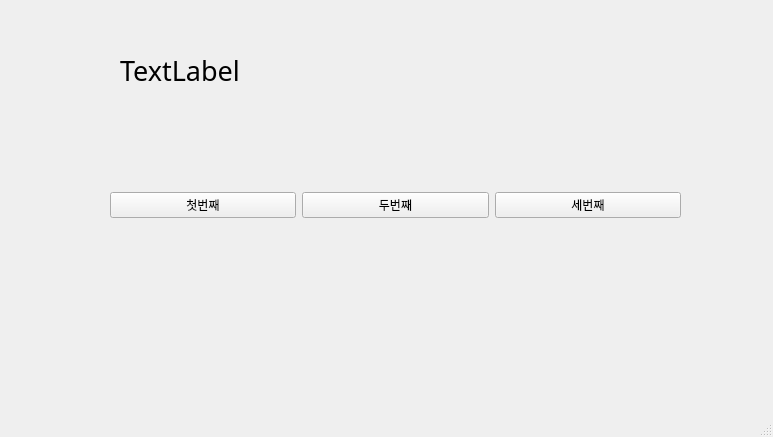
<?xml version="1.0" encoding="UTF-8"?>
<ui version="4.0">
 <class>MainWindow</class>
 <widget class="QMainWindow" name="MainWindow">
  <property name="geometry">
   <rect>
    <x>0</x>
    <y>0</y>
    <width>773</width>
    <height>437</height>
   </rect>
  </property>
  <property name="windowTitle">
   <string>MainWindow</string>
  </property>
  <widget class="QWidget" name="centralwidget">
   <widget class="QWidget" name="horizontalLayoutWidget">
    <property name="geometry">
     <rect>
      <x>110</x>
      <y>110</y>
      <width>571</width>
      <height>191</height>
     </rect>
    </property>
    <layout class="QHBoxLayout" name="horizontalLayout">
     <item>
      <widget class="QPushButton" name="pushButton">
       <property name="text">
        <string>첫번째</string>
       </property>
      </widget>
     </item>
     <item>
      <widget class="QPushButton" name="pushButton_2">
       <property name="text">
        <string>두번째</string>
       </property>
      </widget>
     </item>
     <item>
      <widget class="QPushButton" name="pushButton_3">
       <property name="text">
        <string>세번째</string>
       </property>
      </widget>
     </item>
    </layout>
   </widget>
   <widget class="QLabel" name="label">
    <property name="geometry">
     <rect>
      <x>120</x>
      <y>50</y>
      <width>551</width>
      <height>41</height>
     </rect>
    </property>
    <property name="font">
     <font>
      <family>돋움체</family>
      <pointsize>20</pointsize>
     </font>
    </property>
    <property name="text">
     <string>TextLabel</string>
    </property>
   </widget>
  </widget>
  <widget class="QMenuBar" name="menubar">
   <property name="geometry">
    <rect>
     <x>0</x>
     <y>0</y>
     <width>773</width>
     <height>26</height>
    </rect>
   </property>
  </widget>
  <widget class="QStatusBar" name="statusbar"/>
 </widget>
 <resources/>
 <connections>
  <connection>
   <sender>pushButton</sender>
   <signal>clicked()</signal>
   <receiver>MainWindow</receiver>
   <slot>firstClick()</slot>
   <hints>
    <hint type="sourcelabel">
     <x>176</x>
     <y>229</y>
    </hint>
    <hint type="destinationlabel">
     <x>201</x>
     <y>274</y>
    </hint>
   </hints>
  </connection>
  <connection>
   <sender>pushButton_2</sender>
   <signal>clicked()</signal>
   <receiver>MainWindow</receiver>
   <slot>secondClick()</slot>
   <hints>
    <hint type="sourcelabel">
     <x>361</x>
     <y>225</y>
    </hint>
    <hint type="destinationlabel">
     <x>403</x>
     <y>272</y>
    </hint>
   </hints>
  </connection>
  <connection>
   <sender>pushButton_3</sender>
   <signal>clicked()</signal>
   <receiver>MainWindow</receiver>
   <slot>thirdClick()</slot>
   <hints>
    <hint type="sourcelabel">
     <x>567</x>
     <y>229</y>
    </hint>
    <hint type="destinationlabel">
     <x>625</x>
     <y>264</y>
    </hint>
   </hints>
  </connection>
 </connections>
 <slots>
  <slot>firstClick()</slot>
  <slot>secondClick()</slot>
  <slot>thirdClick()</slot>
 </slots>
</ui>
